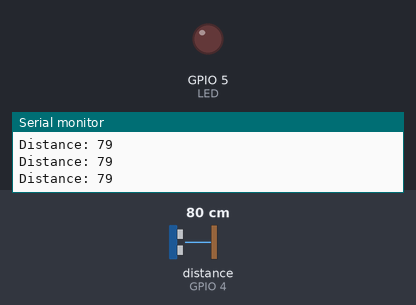
Recording of a sketch running on a simulated ESP32. Parts: output pins drawn as LEDs (lit = HIGH), the last lines printed to the serial monitor. Wiring (from diagram.json): ultrasonic range finder: trigger GPIO 2; echo GPIO 4. Dashed ring = blinking. The inputs (shaded band) are chosen by the test bench; at power-on: distance to the obstacle (sensor on GPIO 4) 80 cm. The echo pulse lasts 58.3 µs per cm; pins used as bus, display or sensor lines are not drawn.

Above: at 1.2 s.
1.3 s: distance to the obstacle (sensor on GPIO 4) set to 98 cm
2.8 s: distance to the obstacle (sensor on GPIO 4) set to 107 cm
At 3.06 s:
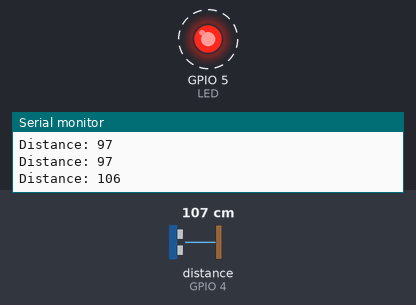
5.8 s: distance to the obstacle (sensor on GPIO 4) set to 18 cm
At 6.5 s:
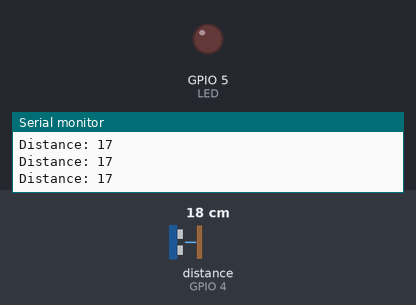
Timing chart, 0 to 8.8 s (numbered marks = the images above; inputs shaded):
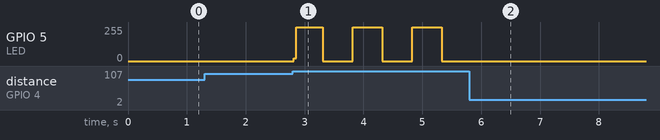

Measured:
- the behaviour switches between 101 and 102 cm on distance to the obstacle (sensor on GPIO 4) (found by bisection; images 0 and 1)
- after the input at 2.8 s, GPIO 5 (LED): alternates 255/255 for 0.50 s and 0/255 for 0.51 s, starting at once
- after the input at 5.8 s, GPIO 5 (LED): stops changing and stays 0/255

The sketch:

sonar.ino
```cpp
// defines pins numbers
#define LED 5
int trigPin = 2;
int echoPin = 4;
// defines variables
long duration;
int distance;
void setup()
{
    pinMode(LED, OUTPUT);
    pinMode(trigPin, OUTPUT); // Sets the trigPin as an Output
    pinMode(echoPin, INPUT);  // Sets the echoPin as an Input
    Serial.begin(36000);      // Starts the serial communication
}
void loop()
{
    // Clears the trigPin
    digitalWrite(trigPin, LOW);
    delayMicroseconds(2);
    // Sets the trigPin on HIGH state for 10 micro seconds
    digitalWrite(trigPin, HIGH);
    delayMicroseconds(10);
    digitalWrite(trigPin, LOW);
    // Reads the echoPin, returns the sound wave travel time in microseconds
    duration = pulseIn(echoPin, HIGH);
    // Calculating the distance
    distance = duration * 0.034 / 2;
    // Prints the distance on the Serial Monitor
    Serial.print("Distance: ");
    Serial.println(distance);
    // check distance and blinking
    if (distance <= 100)
    {
        digitalWrite(LED, HIGH);
    }
    else
    {
        digitalWrite(LED, LOW);
    }
    if ((distance > 100) && (distance <= 200))
    {
        digitalWrite(LED, HIGH);
        delay(500);
        digitalWrite(LED, LOW);
        delay(500);
    }
    else
    {
        digitalWrite(LED, LOW);
    }
}
```
